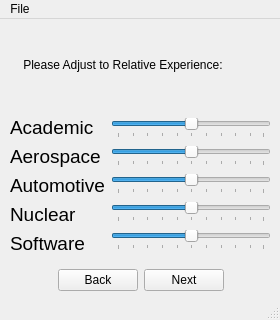
<?xml version="1.0" encoding="UTF-8"?>
<ui version="4.0">
 <class>MainWindow</class>
 <widget class="QMainWindow" name="MainWindow">
  <property name="geometry">
   <rect>
    <x>0</x>
    <y>0</y>
    <width>280</width>
    <height>320</height>
   </rect>
  </property>
  <property name="windowTitle">
   <string>Enter Experience</string>
  </property>
  <widget class="QWidget" name="centralwidget">
   <widget class="QWidget" name="layoutWidget">
    <property name="geometry">
     <rect>
      <x>10</x>
      <y>0</y>
      <width>261</width>
      <height>272</height>
     </rect>
    </property>
    <layout class="QVBoxLayout" name="verticalLayout_3">
     <item>
      <layout class="QHBoxLayout" name="horizontalLayout_3"/>
     </item>
     <item>
      <widget class="QLabel" name="label_6">
       <property name="text">
        <string>    Please Adjust to Relative Experience:</string>
       </property>
      </widget>
     </item>
     <item>
      <layout class="QHBoxLayout" name="horizontalLayout_2">
       <item>
        <layout class="QVBoxLayout" name="verticalLayout_2">
         <item>
          <widget class="QLabel" name="label_4">
           <property name="font">
            <font>
             <pointsize>14</pointsize>
            </font>
           </property>
           <property name="text">
            <string>Academic</string>
           </property>
           <property name="textFormat">
            <enum>Qt::AutoText</enum>
           </property>
           <property name="buddy">
            <cstring>horizontalSlider_4</cstring>
           </property>
          </widget>
         </item>
         <item>
          <widget class="QLabel" name="label_5">
           <property name="font">
            <font>
             <pointsize>14</pointsize>
            </font>
           </property>
           <property name="text">
            <string>Aerospace</string>
           </property>
           <property name="textFormat">
            <enum>Qt::AutoText</enum>
           </property>
           <property name="buddy">
            <cstring>horizontalSlider_4</cstring>
           </property>
          </widget>
         </item>
         <item>
          <widget class="QLabel" name="label_3">
           <property name="font">
            <font>
             <pointsize>14</pointsize>
            </font>
           </property>
           <property name="text">
            <string>Automotive</string>
           </property>
           <property name="buddy">
            <cstring>horizontalSlider_4</cstring>
           </property>
          </widget>
         </item>
         <item>
          <widget class="QLabel" name="label">
           <property name="font">
            <font>
             <pointsize>14</pointsize>
            </font>
           </property>
           <property name="text">
            <string>Nuclear</string>
           </property>
           <property name="buddy">
            <cstring>horizontalSlider_4</cstring>
           </property>
          </widget>
         </item>
         <item>
          <widget class="QLabel" name="label_2">
           <property name="font">
            <font>
             <pointsize>14</pointsize>
            </font>
           </property>
           <property name="text">
            <string>Software</string>
           </property>
           <property name="buddy">
            <cstring>horizontalSlider_4</cstring>
           </property>
          </widget>
         </item>
        </layout>
       </item>
       <item>
        <layout class="QVBoxLayout" name="verticalLayout">
         <item>
          <widget class="QSlider" name="horizontalSlider_1">
           <property name="sliderPosition">
            <number>50</number>
           </property>
           <property name="orientation">
            <enum>Qt::Horizontal</enum>
           </property>
           <property name="tickPosition">
            <enum>QSlider::TicksBelow</enum>
           </property>
           <property name="tickInterval">
            <number>10</number>
           </property>
          </widget>
         </item>
         <item>
          <widget class="QSlider" name="horizontalSlider_2">
           <property name="sliderPosition">
            <number>50</number>
           </property>
           <property name="orientation">
            <enum>Qt::Horizontal</enum>
           </property>
           <property name="tickPosition">
            <enum>QSlider::TicksBelow</enum>
           </property>
           <property name="tickInterval">
            <number>10</number>
           </property>
          </widget>
         </item>
         <item>
          <widget class="QSlider" name="horizontalSlider_3">
           <property name="sliderPosition">
            <number>50</number>
           </property>
           <property name="orientation">
            <enum>Qt::Horizontal</enum>
           </property>
           <property name="tickPosition">
            <enum>QSlider::TicksBelow</enum>
           </property>
           <property name="tickInterval">
            <number>10</number>
           </property>
          </widget>
         </item>
         <item>
          <widget class="QSlider" name="horizontalSlider_4">
           <property name="sliderPosition">
            <number>50</number>
           </property>
           <property name="orientation">
            <enum>Qt::Horizontal</enum>
           </property>
           <property name="tickPosition">
            <enum>QSlider::TicksBelow</enum>
           </property>
           <property name="tickInterval">
            <number>10</number>
           </property>
          </widget>
         </item>
         <item>
          <widget class="QSlider" name="horizontalSlider_5">
           <property name="sliderPosition">
            <number>50</number>
           </property>
           <property name="orientation">
            <enum>Qt::Horizontal</enum>
           </property>
           <property name="tickPosition">
            <enum>QSlider::TicksBelow</enum>
           </property>
           <property name="tickInterval">
            <number>10</number>
           </property>
          </widget>
         </item>
        </layout>
       </item>
      </layout>
     </item>
     <item>
      <spacer name="verticalSpacer">
       <property name="orientation">
        <enum>Qt::Vertical</enum>
       </property>
       <property name="sizeType">
        <enum>QSizePolicy::Fixed</enum>
       </property>
       <property name="sizeHint" stdset="0">
        <size>
         <width>20</width>
         <height>8</height>
        </size>
       </property>
      </spacer>
     </item>
     <item>
      <layout class="QHBoxLayout" name="horizontalLayout">
       <item>
        <spacer name="horizontalSpacer">
         <property name="orientation">
          <enum>Qt::Horizontal</enum>
         </property>
         <property name="sizeType">
          <enum>QSizePolicy::Expanding</enum>
         </property>
         <property name="sizeHint" stdset="0">
          <size>
           <width>40</width>
           <height>20</height>
          </size>
         </property>
        </spacer>
       </item>
       <item>
        <widget class="QPushButton" name="pushButton">
         <property name="minimumSize">
          <size>
           <width>0</width>
           <height>0</height>
          </size>
         </property>
         <property name="text">
          <string>Back</string>
         </property>
        </widget>
       </item>
       <item>
        <widget class="QPushButton" name="pushButton_2">
         <property name="text">
          <string>Next</string>
         </property>
        </widget>
       </item>
       <item>
        <spacer name="horizontalSpacer_2">
         <property name="orientation">
          <enum>Qt::Horizontal</enum>
         </property>
         <property name="sizeType">
          <enum>QSizePolicy::Expanding</enum>
         </property>
         <property name="sizeHint" stdset="0">
          <size>
           <width>40</width>
           <height>20</height>
          </size>
         </property>
        </spacer>
       </item>
      </layout>
     </item>
    </layout>
   </widget>
  </widget>
  <widget class="QMenuBar" name="menubar">
   <property name="geometry">
    <rect>
     <x>0</x>
     <y>0</y>
     <width>280</width>
     <height>22</height>
    </rect>
   </property>
   <widget class="QMenu" name="menuFile">
    <property name="title">
     <string>File</string>
    </property>
    <addaction name="separator"/>
    <addaction name="actionQuit"/>
   </widget>
   <addaction name="menuFile"/>
  </widget>
  <widget class="QStatusBar" name="statusbar"/>
  <action name="actionQuit">
   <property name="text">
    <string>Quit</string>
   </property>
  </action>
 </widget>
 <resources/>
 <connections/>
</ui>
